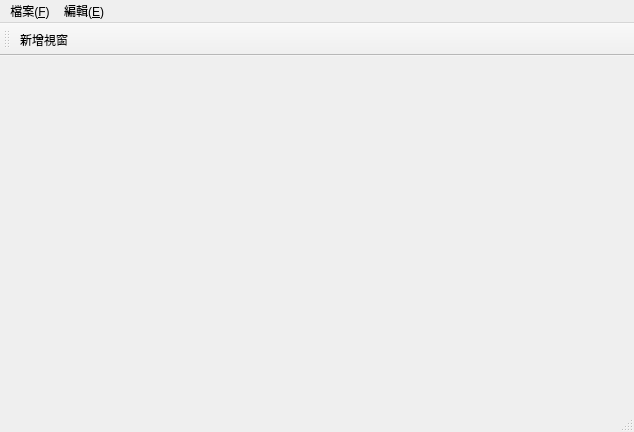
<?xml version="1.0" encoding="UTF-8"?>
<ui version="4.0">
 <class>MainWindow</class>
 <widget class="QMainWindow" name="MainWindow">
  <property name="geometry">
   <rect>
    <x>0</x>
    <y>0</y>
    <width>634</width>
    <height>432</height>
   </rect>
  </property>
  <property name="windowTitle">
   <string>MainWindow</string>
  </property>
  <widget class="QWidget" name="centralwidget"/>
  <widget class="QMenuBar" name="menubar">
   <property name="geometry">
    <rect>
     <x>0</x>
     <y>0</y>
     <width>634</width>
     <height>22</height>
    </rect>
   </property>
   <widget class="QMenu" name="menu">
    <property name="title">
     <string>檔案(&amp;F)</string>
    </property>
    <addaction name="fileOpenAction"/>
    <addaction name="fileNewAction"/>
    <addaction name="fileCloseAction"/>
   </widget>
   <widget class="QMenu" name="menu_E">
    <property name="title">
     <string>編輯(&amp;E)</string>
    </property>
   </widget>
   <addaction name="menu"/>
   <addaction name="menu_E"/>
  </widget>
  <widget class="QStatusBar" name="statusbar"/>
  <widget class="QToolBar" name="toolBar">
   <property name="windowTitle">
    <string>toolBar</string>
   </property>
   <attribute name="toolBarArea">
    <enum>TopToolBarArea</enum>
   </attribute>
   <attribute name="toolBarBreak">
    <bool>false</bool>
   </attribute>
   <addaction name="addWinAction"/>
  </widget>
  <action name="fileOpenAction">
   <property name="text">
    <string>開啟</string>
   </property>
   <property name="shortcut">
    <string>Alt+O</string>
   </property>
  </action>
  <action name="fileNewAction">
   <property name="text">
    <string>新增</string>
   </property>
   <property name="shortcut">
    <string>Alt+N</string>
   </property>
  </action>
  <action name="fileCloseAction">
   <property name="text">
    <string>關閉</string>
   </property>
   <property name="shortcut">
    <string>Alt+C</string>
   </property>
  </action>
  <action name="addWinAction">
   <property name="text">
    <string>新增視窗</string>
   </property>
   <property name="toolTip">
    <string>新增視窗</string>
   </property>
  </action>
 </widget>
 <resources/>
 <connections/>
</ui>
